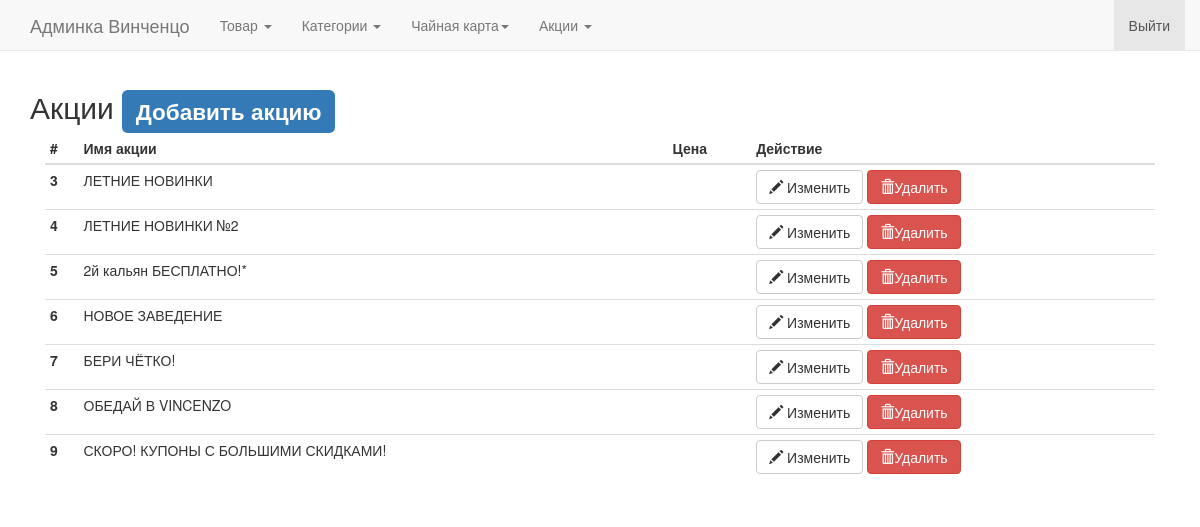
The app's page /panel/sales (signed in), older data.
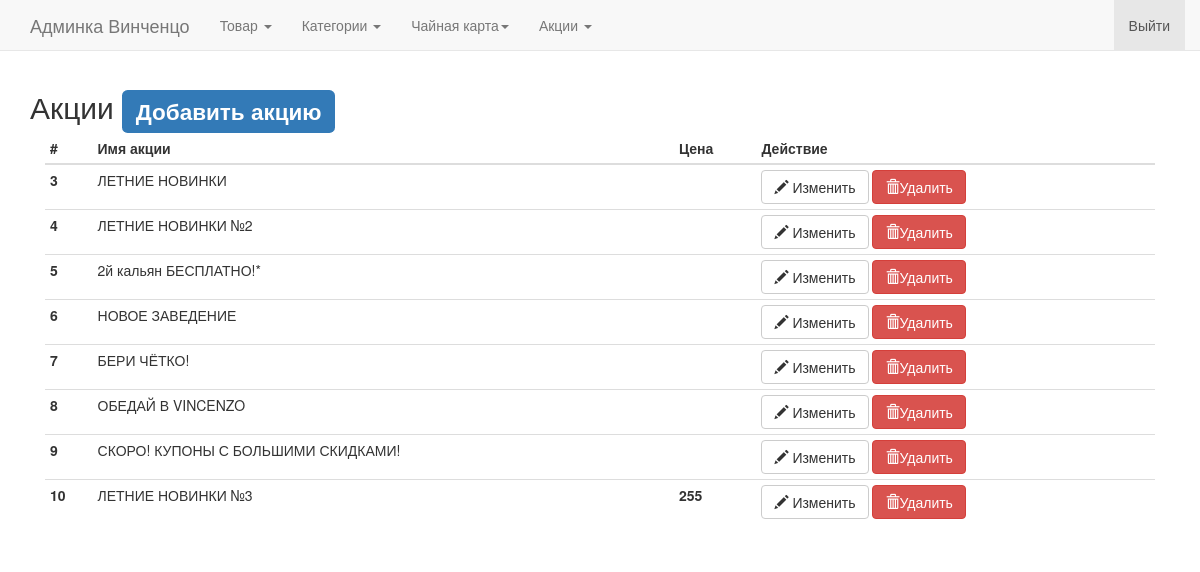
The same page, newer data.
### app/models.py (models this page shows, shortened)
class Sale(db.Model):
    id = db.Column(db.Integer, primary_key=True, autoincrement=True)
    sale_name = db.Column(db.String(20))
    price_if_have = db.Column(db.Integer)
    to_slider = db.Column(db.Boolean)
    about_sale = db.Column(db.String(255))
    show_url = db.Column(db.Boolean)
    end_sale = db.Column(db.Date)
    img = db.Column(db.String(50))

### app/views.py (the view)
@app.route('/panel/sales', methods=["GET"])
def sale():
    if not session.get('logged_in'):
        return redirect(url_for("adminlogin"))
    all_sales = db.session.query(Sale).all()
    return render_template("sales.html", items=all_sales)

### app/views.py (called while the page is built)
@app.before_request
def before_request():
    delivery = request.cookies.get('delivery')
    if delivery == "deliveryincafe":
        g.deliverymethod = u"В кафе"
        g.global_sale = 0
    elif delivery == "deliverymyself":
        g.deliverymethod = u"Самовывоз"
        g.global_sale = 10
    elif delivery == "deliveryinhome":
        g.deliverymethod = u"Доставка на дом"
        g.global_sale = 0
    else:
        g.deliverymethod = u"Доставка на дом"
        g.global_sale = 0
    g.delivery = delivery
    g.user = current_user

### app/templates/sales.html
{% extends "panel.html" %}
{% block body %}
    <h2>Акции <a href="{{ url_for("sale_add") }}"><span class="label label-primary">Добавить акцию</span></a></h2>
    <div class="table-responsive col-md-12 col-lg-12">
        <table id="dts" class="table table-condensed">
            <thead>
            <tr>
                <th>#</th>
                <th>Имя акции</th>
                <th>Цена</th>
                <th>Действие</th>
            </tr>
            </thead>
            <tbody>
            {% for item in items %}
                <tr>
                    <th scope="row">{{ item.id }}</th>
                    <td>{{ item.sale_name }}</td>
                    <th>{% if item.price_if_have!=None %}
                        {{ item.price_if_have }}
                    {% endif %}
                    </th>
                    <td>
                        <a href="{{ url_for("sale_edit",sale_id=item.id) }}" type="button" title="{{ item.sale_name }}" name="{{ item.id }}" class="btn btn-default" aria-label="Изменить">
                            <span class="glyphicon glyphicon-pencil" aria-hidden="true"></span>
                            Изменить
                        </a>
                        <button type="button" name="{{ item.id }}" class="btn btn-danger delete_sales" aria-label="Удалить">
                            <span class="glyphicon glyphicon-trash" aria-hidden="true"></span>Удалить
                        </button>
                    </td>
                </tr>
            {% endfor %}
            </tbody>
        </table>
    </div>
{% endblock %}

Row changes from the older to the newer data that the page shows:
added Sale: id "10", sale_name "ЛЕТНИЕ НОВИНКИ №3", price_if_have "255"
